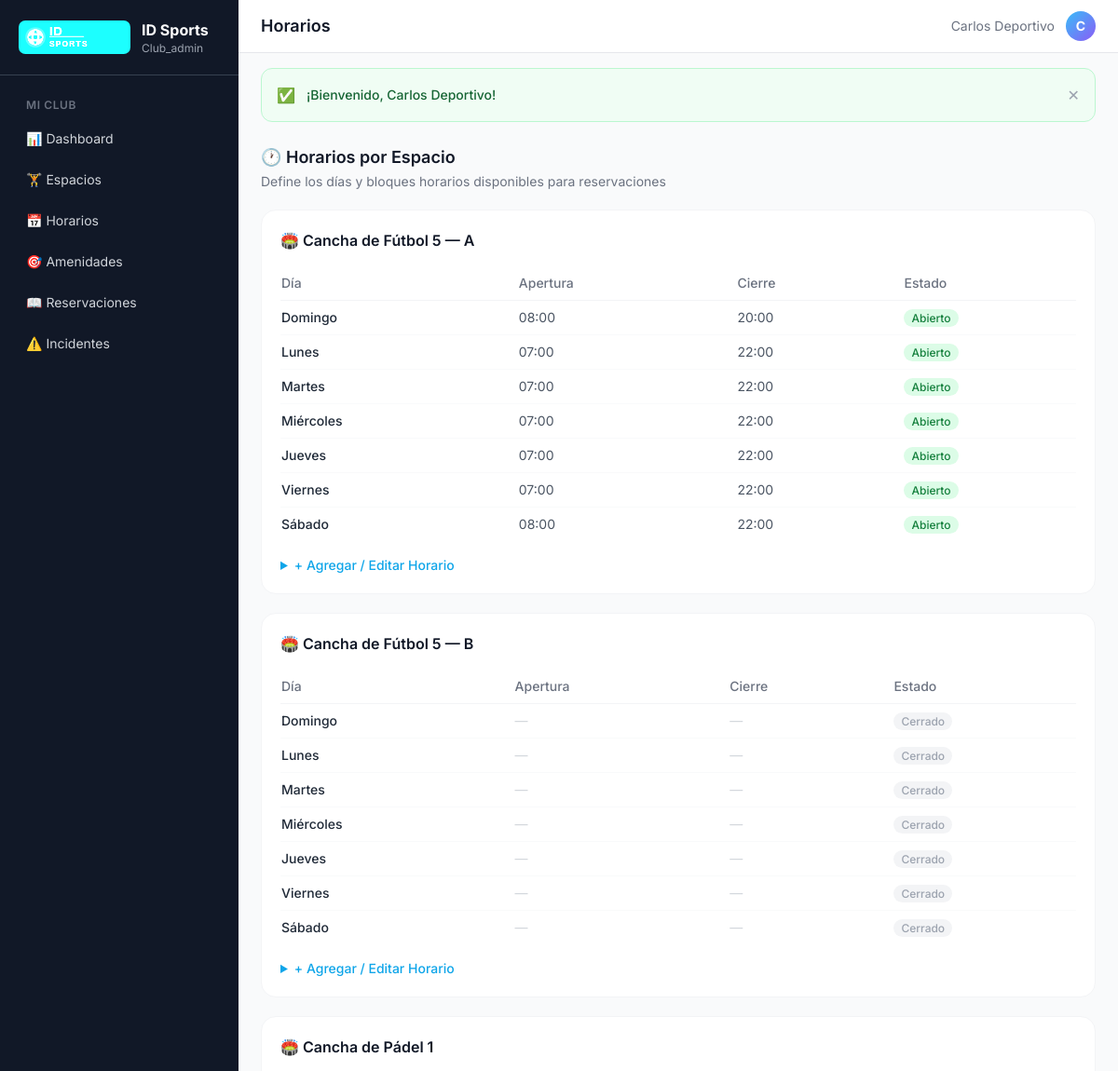
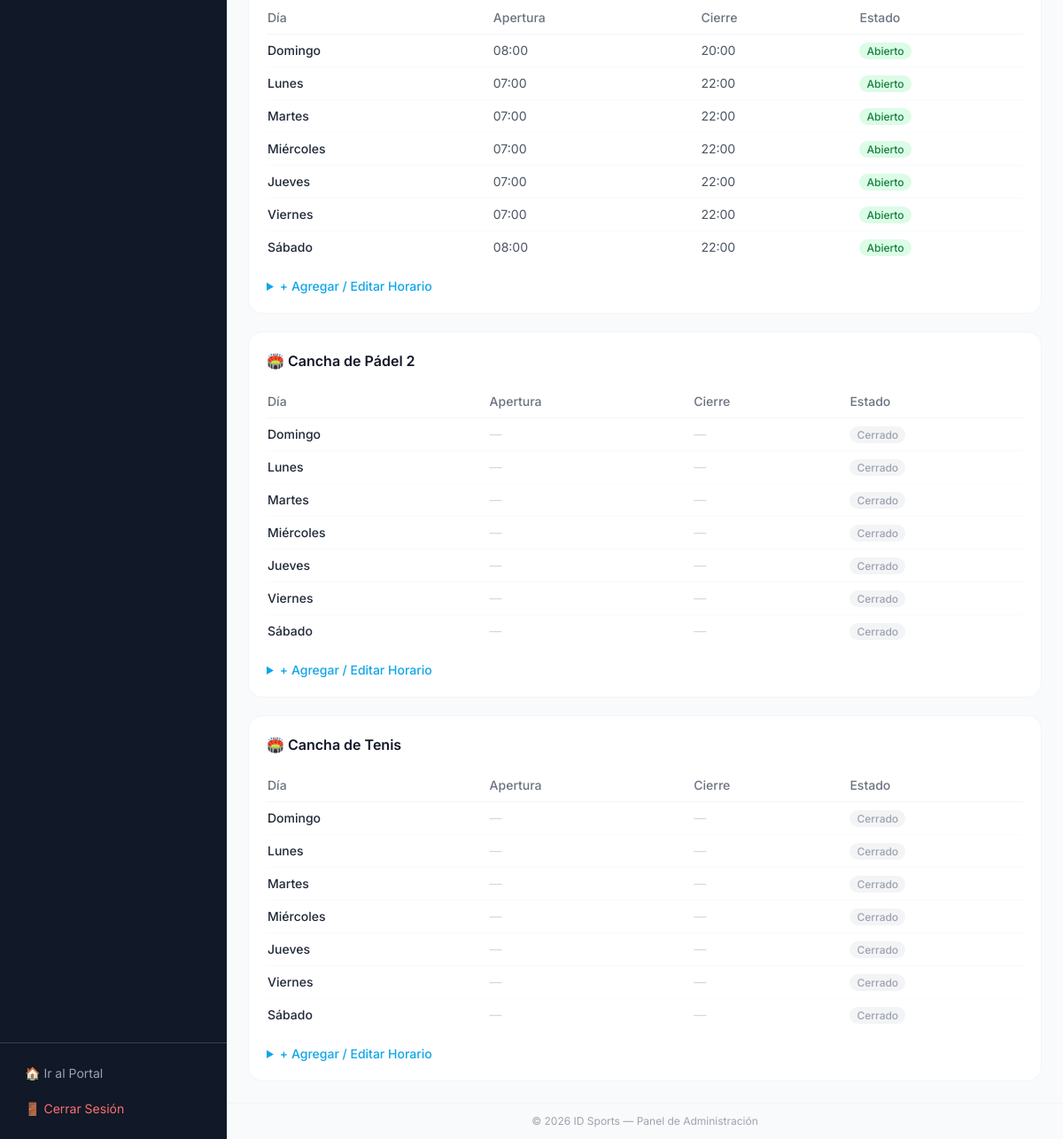
The page /admin/schedules (signed in) on the database its author committed (2 pictures, top to bottom).
### tables this page shows
CREATE TABLE IF NOT EXISTS `spaces` (
  `id`             INT UNSIGNED NOT NULL AUTO_INCREMENT,
  `club_id`        INT UNSIGNED NOT NULL,
  `name`           VARCHAR(120) NOT NULL,
  `description`    TEXT         DEFAULT NULL,
  `sport_type`     VARCHAR(80)  NOT NULL DEFAULT 'other',
  `capacity`       SMALLINT     DEFAULT 2,
  `price_per_hour` DECIMAL(10,2) NOT NULL DEFAULT 0.00,
  `photo`          VARCHAR(255) DEFAULT NULL,
  `status`         ENUM('active','inactive','maintenance') NOT NULL DEFAULT 'active',
  `created_at`     DATETIME     NOT NULL DEFAULT CURRENT_TIMESTAMP,
  PRIMARY KEY (`id`),
  KEY `idx_club` (`club_id`),
  CONSTRAINT `fk_space_club` FOREIGN KEY (`club_id`) REFERENCES `clubs` (`id`) ON DELETE CASCADE
);

CREATE TABLE IF NOT EXISTS `schedules` (
  `id`          INT UNSIGNED NOT NULL AUTO_INCREMENT,
  `space_id`    INT UNSIGNED NOT NULL,
  `day_of_week` TINYINT UNSIGNED NOT NULL COMMENT '0=Sun,1=Mon,...,6=Sat',
  `open_time`   TIME NOT NULL DEFAULT '07:00:00',
  `close_time`  TIME NOT NULL DEFAULT '22:00:00',
  `is_open`     TINYINT(1) NOT NULL DEFAULT 1,
  PRIMARY KEY (`id`),
  UNIQUE KEY `uq_space_day` (`space_id`, `day_of_week`),
  CONSTRAINT `fk_sched_space` FOREIGN KEY (`space_id`) REFERENCES `spaces` (`id`) ON DELETE CASCADE
);

### core/Controller.php (called while the page is built, shortened)
<?php
class Controller {
    protected function view($viewPath, $data = [], $layout = 'main') {
        View::render($viewPath, $data, $layout);
    }
    protected function requireAuth($role = null) {
        if ($role !== null) {
            $userRole = $_SESSION['user_role'] ?? '';
        }
    }
}

### app/controllers/AdminController.php (called while the page is built, shortened)
<?php
class AdminController extends Controller {
    private $clubModel;
    private $spaceModel;
    public function __construct() {
        $this->clubModel = new ClubModel();
        $this->spaceModel = new SpaceModel();
    }
    private function getClub() {
        $club = $this->clubModel->findByOwnerId($_SESSION['user_id']);
        return $club;
    }
    public function schedules() {
        $club = $this->getClub();
        $clubId = $club['id'];
        $spaces = $this->spaceModel->findByClub($clubId);
        $schedulesBySpace = [];
        foreach ($spaces as $space) {
            $schedulesBySpace[$space['id']] = $this->spaceModel->getSchedules($space['id']);
        }
        $this->view('admin/schedules', [
            'title' => 'Horarios',
            'club' => $club,
            'spaces' => $spaces,
            'schedulesBySpace' => $schedulesBySpace,
        ], 'admin');
    }
}

### index.php (called while the page is built, shortened)
<?php
require_once ROOT . '/core/Model.php';
require_once ROOT . '/core/Controller.php';
$app = new App();

### core/Model.php (called while the page is built, shortened)
<?php
class Model {
    protected $pdo;
    public function __construct() {
        try {
            $dsn = "mysql:host=" . DB_HOST . ";dbname=" . DB_NAME . ";charset=" . DB_CHARSET;
            $options = [
                PDO::ATTR_ERRMODE => PDO::ERRMODE_EXCEPTION,
                PDO::ATTR_DEFAULT_FETCH_MODE => PDO::FETCH_ASSOC,
                PDO::ATTR_EMULATE_PREPARES => false,
            ];
            $this->pdo = new PDO($dsn, DB_USER, DB_PASS, $options);
        } catch (PDOException $e) {
            error_log('DB connection failed: ' . $e->getMessage());
            die(json_encode(['error' => 'Database connection failed. Please try again later.']));
        }
    }
    protected function query($sql, $params = []) {
        $stmt = $this->pdo->prepare($sql);
        $stmt->execute($params);
        return $stmt;
    }
    protected function findOne($sql, $params = []) {
        return $this->query($sql, $params)->fetch();
    }
    protected function findAll($sql, $params = []) {
        return $this->query($sql, $params)->fetchAll();
    }
}

### app/models/ClubModel.php (called while the page is built, shortened)
<?php
class ClubModel extends Model {
    public function findByOwnerId($ownerId) {
        return $this->findOne("SELECT * FROM clubs WHERE owner_id = ?", [$ownerId]);
    }
}

### app/models/SpaceModel.php (called while the page is built, shortened)
<?php
class SpaceModel extends Model {
    public function findByClub($clubId) {
        return $this->findAll("SELECT * FROM spaces WHERE club_id = ? AND status = 'active' ORDER BY name", [$clubId]);
    }
    public function getSchedules($spaceId) {
        return $this->findAll("SELECT * FROM schedules WHERE space_id = ? ORDER BY day_of_week", [$spaceId]);
    }
}

### app/views/admin/schedules.php (the view, shortened to what this page needs)
<div class="space-y-5">
    <div class="flex items-center justify-between">
        <div>
            <h2 class="text-lg font-semibold text-gray-900">🕐 Horarios por Espacio</h2>
            <p class="text-sm text-gray-500 mt-0.5">Define los días y bloques horarios disponibles para reservaciones</p>
        </div>
    </div>
    <?php
    $dayNames = [0 => 'Domingo', 1 => 'Lunes', 2 => 'Martes', 3 => 'Miércoles', 4 => 'Jueves', 5 => 'Viernes', 6 => 'Sábado'];
    ?>
    <?php foreach ($spaces as $sp): ?>
    <div class="bg-white rounded-2xl border border-gray-100 p-5">
        <h3 class="font-semibold text-gray-900 mb-4">🏟️ <?= htmlspecialchars($sp['name']) ?></h3>
        <?php
        $spaceScheds = $schedulesBySpace[$sp['id']] ?? [];
        $schedByDay = [];
        foreach ($spaceScheds as $s) { $schedByDay[$s['day_of_week']] = $s; }
        ?>
        <div class="overflow-x-auto">
            <table class="w-full text-sm">
                <thead>
                    <tr class="border-b border-gray-100">
                        <th class="text-left py-2 pr-4 font-medium text-gray-500">Día</th>
                        <th class="text-left py-2 pr-4 font-medium text-gray-500">Apertura</th>
                        <th class="text-left py-2 pr-4 font-medium text-gray-500">Cierre</th>
                        <th class="text-left py-2 font-medium text-gray-500">Estado</th>
                    </tr>
                </thead>
                <tbody>
                <?php foreach ($dayNames as $num => $name): ?>
                <tr class="border-b border-gray-50 last:border-0">
                    <td class="py-2 pr-4 font-medium text-gray-800"><?= $name ?></td>
                    <?php if (isset($schedByDay[$num])): ?>
                    <td class="py-2 pr-4 text-gray-600"><?= substr($schedByDay[$num]['open_time'], 0, 5) ?></td>
                    <td class="py-2 pr-4 text-gray-600"><?= substr($schedByDay[$num]['close_time'], 0, 5) ?></td>
                    <td class="py-2"><span class="bg-green-100 text-green-700 text-xs font-medium px-2 py-0.5 rounded-full">Abierto</span></td>
                    <?php else: ?>
                    <td class="py-2 pr-4 text-gray-300">—</td>
                    <td class="py-2 pr-4 text-gray-300">—</td>
                    <td class="py-2"><span class="bg-gray-100 text-gray-400 text-xs font-medium px-2 py-0.5 rounded-full">Cerrado</span></td>
                    <?php endif; ?>
                </tr>
                <?php endforeach; ?>
                </tbody>
            </table>
        </div>
        <details class="mt-4">
            <summary class="text-sky-500 text-sm font-medium cursor-pointer hover:text-sky-600">+ Agregar / Editar Horario</summary>
        </details>
    </div>
    <?php endforeach; ?>
</div>

### app/views/layouts/admin.php (style rules this page uses)
body { font-family:'Inter',sans-serif; }

### rows shown on the page
spaces: name "Cancha de Fútbol 5 — A"
schedules: name "Domingo", open_time "08:00", close_time "20:00"
schedules: name "Lunes", open_time "07:00", close_time "22:00"
schedules: name "Martes", open_time "07:00", close_time "22:00"
schedules: name "Miércoles", open_time "07:00", close_time "22:00"
schedules: name "Jueves", open_time "07:00", close_time "22:00"
schedules: name "Viernes", open_time "07:00", close_time "22:00"
schedules: name "Sábado", open_time "08:00", close_time "22:00"
spaces: name "Cancha de Fútbol 5 — B", name "Domingo", name "Lunes", name "Martes", name "Miércoles", name "Jueves", name "Viernes", name "Sábado"
spaces: name "Cancha de Pádel 1"
schedules: name "Domingo", open_time "08:00", close_time "20:00"
schedules: name "Lunes", open_time "07:00", close_time "22:00"
schedules: name "Martes", open_time "07:00", close_time "22:00"
schedules: name "Miércoles", open_time "07:00", close_time "22:00"
schedules: name "Jueves", open_time "07:00", close_time "22:00"
schedules: name "Viernes", open_time "07:00", close_time "22:00"
schedules: name "Sábado", open_time "08:00", close_time "22:00"
spaces: name "Cancha de Pádel 2", name "Domingo", name "Lunes", name "Martes", name "Miércoles", name "Jueves", name "Viernes", name "Sábado"
spaces: name "Cancha de Tenis", name "Domingo", name "Lunes", name "Martes", name "Miércoles", name "Jueves", name "Viernes", name "Sábado"

### other values the page prints
$_SESSION['user_role'] "Club_admin"
$title "Horarios"
$_SESSION['user_name'] "Carlos Deportivo"
substr($_SESSION['user_name'] ?? 'A', 0, 1) "C"
$_SESSION['flash']['message'] "¡Bienvenido, Carlos Deportivo!"
APP_NAME "ID Sports"
